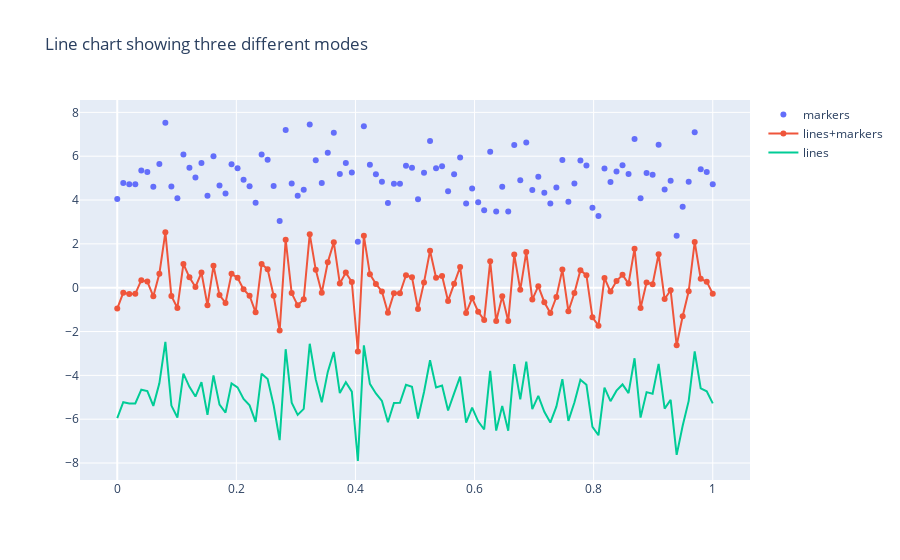

Source (notebook cell):
### Code cell
# 1000 values from the interval <0,1>, equidistantly divided
x_values = np.linspace(0, 1, 100)

# 100 sample from a standard normal distribution
y_values = np.random.randn(100)   

# create traces
trace0 = go.Scatter(
    x = x_values,
    y = y_values+5,
    mode = 'markers',
    name = 'markers'
)
trace1 = go.Scatter(
    x = x_values,
    y = y_values,
    mode = 'lines+markers',
    name = 'lines+markers'
)
trace2 = go.Scatter(
    x = x_values,
    y = y_values-5,
    mode = 'lines',
    name = 'lines'
)

# create the data
data = [trace0, trace1, trace2]  # assign traces to data

# create the layout
layout = go.Layout(
    title = 'Line chart showing three different modes'
)

# crate the fig
fig = go.Figure(data=data,layout=layout)
fig.show()
